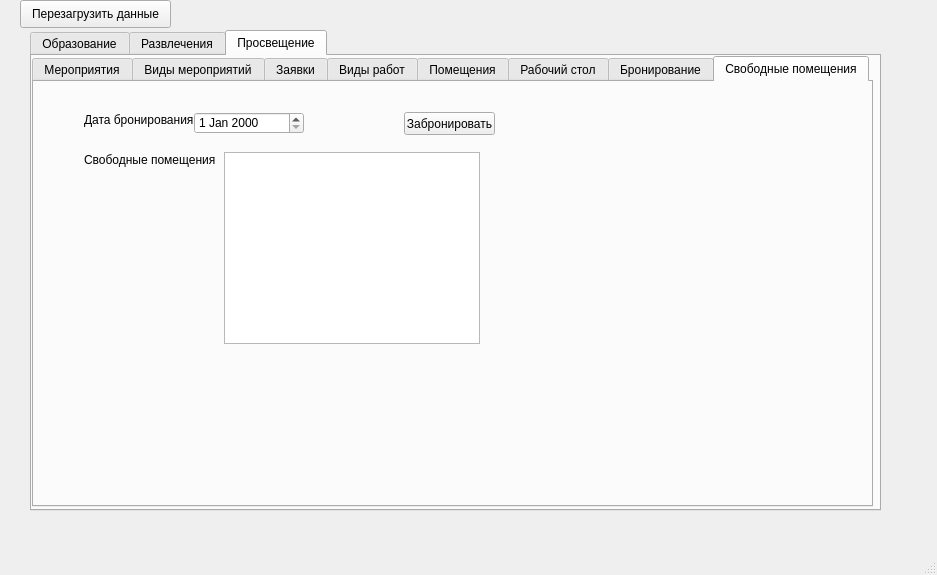
<?xml version="1.0" encoding="UTF-8"?>
<ui version="4.0">
 <class>MainWindow</class>
 <widget class="QMainWindow" name="MainWindow">
  <property name="geometry">
   <rect>
    <x>0</x>
    <y>0</y>
    <width>937</width>
    <height>575</height>
   </rect>
  </property>
  <property name="windowTitle">
   <string>MainWindow</string>
  </property>
  <widget class="QWidget" name="centralwidget">
   <widget class="QWidget" name="verticalLayoutWidget">
    <property name="geometry">
     <rect>
      <x>30</x>
      <y>30</y>
      <width>851</width>
      <height>481</height>
     </rect>
    </property>
    <layout class="QVBoxLayout" name="verticalLayout">
     <item>
      <widget class="QTabWidget" name="tabWidget">
       <property name="tabPosition">
        <enum>QTabWidget::North</enum>
       </property>
       <property name="currentIndex">
        <number>2</number>
       </property>
       <property name="tabBarAutoHide">
        <bool>false</bool>
       </property>
       <widget class="QWidget" name="tab1">
        <attribute name="title">
         <string>Образование</string>
        </attribute>
        <widget class="QTabWidget" name="tabWidget_4">
         <property name="geometry">
          <rect>
           <x>0</x>
           <y>0</y>
           <width>741</width>
           <height>451</height>
          </rect>
         </property>
         <property name="currentIndex">
          <number>0</number>
         </property>
         <widget class="QWidget" name="tab_9">
          <attribute name="title">
           <string>Помещения</string>
          </attribute>
          <widget class="QTableView" name="room_1">
           <property name="geometry">
            <rect>
             <x>0</x>
             <y>0</y>
             <width>681</width>
             <height>192</height>
            </rect>
           </property>
          </widget>
          <widget class="QWidget" name="horizontalLayoutWidget_13">
           <property name="geometry">
            <rect>
             <x>20</x>
             <y>330</y>
             <width>160</width>
             <height>80</height>
            </rect>
           </property>
           <layout class="QHBoxLayout" name="horizontalLayout_13">
            <item>
             <widget class="QPushButton" name="add_btn_1_1">
              <property name="text">
               <string>Добавить</string>
              </property>
             </widget>
            </item>
            <item>
             <widget class="QPushButton" name="del_btn_1_1">
              <property name="text">
               <string>Удалить</string>
              </property>
             </widget>
            </item>
           </layout>
          </widget>
         </widget>
        </widget>
       </widget>
       <widget class="QWidget" name="tab2">
        <attribute name="title">
         <string>Развлечения</string>
        </attribute>
        <widget class="QTabWidget" name="tabWidget_2">
         <property name="geometry">
          <rect>
           <x>0</x>
           <y>0</y>
           <width>841</width>
           <height>451</height>
          </rect>
         </property>
         <property name="currentIndex">
          <number>7</number>
         </property>
         <widget class="QWidget" name="tab2_1">
          <attribute name="title">
           <string>Мероприятия</string>
          </attribute>
          <widget class="QTableView" name="tableView_3">
           <property name="geometry">
            <rect>
             <x>0</x>
             <y>0</y>
             <width>681</width>
             <height>251</height>
            </rect>
           </property>
          </widget>
          <widget class="QWidget" name="horizontalLayoutWidget">
           <property name="geometry">
            <rect>
             <x>20</x>
             <y>300</y>
             <width>295</width>
             <height>80</height>
            </rect>
           </property>
           <layout class="QHBoxLayout" name="horizontalLayout">
            <item>
             <widget class="QPushButton" name="add_btn_2_1">
              <property name="text">
               <string>Добавить</string>
              </property>
              <attribute name="buttonGroup">
               <string notr="true">buttonGroup2_1</string>
              </attribute>
             </widget>
            </item>
            <item>
             <widget class="QPushButton" name="del_btn_2_1">
              <property name="text">
               <string>Удалить</string>
              </property>
              <attribute name="buttonGroup">
               <string notr="true">buttonGroup2_1</string>
              </attribute>
             </widget>
            </item>
            <item>
             <widget class="QPushButton" name="book_btn_2_1">
              <property name="text">
               <string>Забронировать</string>
              </property>
             </widget>
            </item>
           </layout>
          </widget>
         </widget>
         <widget class="QWidget" name="tab2_2">
          <attribute name="title">
           <string>Виды мероприятий</string>
          </attribute>
          <widget class="QTableView" name="tableView">
           <property name="geometry">
            <rect>
             <x>0</x>
             <y>-10</y>
             <width>681</width>
             <height>251</height>
            </rect>
           </property>
          </widget>
          <widget class="QWidget" name="horizontalLayoutWidget_2">
           <property name="geometry">
            <rect>
             <x>30</x>
             <y>300</y>
             <width>295</width>
             <height>80</height>
            </rect>
           </property>
           <layout class="QHBoxLayout" name="horizontalLayout_2">
            <item>
             <widget class="QPushButton" name="add_btn_2_2">
              <property name="text">
               <string>Добавить</string>
              </property>
              <attribute name="buttonGroup">
               <string notr="true">buttonGroup2_2</string>
              </attribute>
             </widget>
            </item>
            <item>
             <widget class="QPushButton" name="del_btn_2_2">
              <property name="text">
               <string>Удалить</string>
              </property>
              <attribute name="buttonGroup">
               <string notr="true">buttonGroup2_2</string>
              </attribute>
             </widget>
            </item>
           </layout>
          </widget>
         </widget>
         <widget class="QWidget" name="tab2_3">
          <property name="sizePolicy">
           <sizepolicy hsizetype="Expanding" vsizetype="Expanding">
            <horstretch>0</horstretch>
            <verstretch>0</verstretch>
           </sizepolicy>
          </property>
          <attribute name="title">
           <string>Заявки</string>
          </attribute>
          <widget class="QTableWidget" name="order_2">
           <property name="geometry">
            <rect>
             <x>0</x>
             <y>0</y>
             <width>681</width>
             <height>251</height>
            </rect>
           </property>
          </widget>
          <widget class="QWidget" name="horizontalLayoutWidget_5">
           <property name="geometry">
            <rect>
             <x>10</x>
             <y>330</y>
             <width>239</width>
             <height>80</height>
            </rect>
           </property>
           <layout class="QHBoxLayout" name="horizontalLayout_3">
            <item>
             <widget class="QPushButton" name="add_btn_2_3">
              <property name="text">
               <string>Добавить</string>
              </property>
             </widget>
            </item>
            <item>
             <widget class="QPushButton" name="del_btn_2_3">
              <property name="text">
               <string>Удалить</string>
              </property>
             </widget>
            </item>
            <item>
             <widget class="QPushButton" name="change_btn_2_3">
              <property name="text">
               <string>Сохранить</string>
              </property>
             </widget>
            </item>
           </layout>
          </widget>
          <widget class="QLabel" name="label">
           <property name="geometry">
            <rect>
             <x>40</x>
             <y>270</y>
             <width>281</width>
             <height>21</height>
            </rect>
           </property>
           <property name="text">
            <string>Статусы: Выполнена(1), К выполнению(2), Создана(3)</string>
           </property>
          </widget>
         </widget>
         <widget class="QWidget" name="tab2_4">
          <attribute name="title">
           <string>Виды работ</string>
          </attribute>
          <widget class="QTableView" name="work_type_2">
           <property name="geometry">
            <rect>
             <x>0</x>
             <y>0</y>
             <width>691</width>
             <height>192</height>
            </rect>
           </property>
          </widget>
          <widget class="QWidget" name="horizontalLayoutWidget_7">
           <property name="geometry">
            <rect>
             <x>20</x>
             <y>330</y>
             <width>160</width>
             <height>80</height>
            </rect>
           </property>
           <layout class="QHBoxLayout" name="horizontalLayout_7">
            <item>
             <widget class="QPushButton" name="add_btn_2_4">
              <property name="text">
               <string>Добавить</string>
              </property>
             </widget>
            </item>
            <item>
             <widget class="QPushButton" name="del_btn_2_4">
              <property name="text">
               <string>Удалить</string>
              </property>
             </widget>
            </item>
           </layout>
          </widget>
         </widget>
         <widget class="QWidget" name="tab2_5">
          <attribute name="title">
           <string>Помещения</string>
          </attribute>
          <widget class="QTableView" name="room_2">
           <property name="geometry">
            <rect>
             <x>0</x>
             <y>0</y>
             <width>681</width>
             <height>192</height>
            </rect>
           </property>
          </widget>
          <widget class="QWidget" name="horizontalLayoutWidget_10">
           <property name="geometry">
            <rect>
             <x>20</x>
             <y>330</y>
             <width>160</width>
             <height>80</height>
            </rect>
           </property>
           <layout class="QHBoxLayout" name="horizontalLayout_10">
            <item>
             <widget class="QPushButton" name="add_btn_2_5">
              <property name="text">
               <string>Добавить</string>
              </property>
             </widget>
            </item>
            <item>
             <widget class="QPushButton" name="del_btn_2_5">
              <property name="text">
               <string>Удалить</string>
              </property>
             </widget>
            </item>
           </layout>
          </widget>
         </widget>
         <widget class="QWidget" name="tab2_6">
          <attribute name="title">
           <string>Рабочий стол</string>
          </attribute>
          <widget class="QTableWidget" name="desktop_2">
           <property name="geometry">
            <rect>
             <x>0</x>
             <y>0</y>
             <width>681</width>
             <height>192</height>
            </rect>
           </property>
          </widget>
          <widget class="QComboBox" name="combo_2_6">
           <property name="geometry">
            <rect>
             <x>20</x>
             <y>290</y>
             <width>181</width>
             <height>22</height>
            </rect>
           </property>
          </widget>
         </widget>
         <widget class="QWidget" name="tab2_7">
          <attribute name="title">
           <string>Бронирование</string>
          </attribute>
          <widget class="QTableWidget" name="book_2_7">
           <property name="geometry">
            <rect>
             <x>0</x>
             <y>0</y>
             <width>701</width>
             <height>201</height>
            </rect>
           </property>
          </widget>
          <widget class="QWidget" name="horizontalLayoutWidget_11">
           <property name="geometry">
            <rect>
             <x>10</x>
             <y>310</y>
             <width>239</width>
             <height>80</height>
            </rect>
           </property>
           <layout class="QHBoxLayout" name="horizontalLayout_11">
            <item>
             <widget class="QPushButton" name="add_btn_2_7">
              <property name="text">
               <string>Добавить</string>
              </property>
             </widget>
            </item>
            <item>
             <widget class="QPushButton" name="change_btn_2_7">
              <property name="text">
               <string>Изменить</string>
              </property>
             </widget>
            </item>
            <item>
             <widget class="QPushButton" name="del_btn_2_7">
              <property name="text">
               <string>Удалить</string>
              </property>
             </widget>
            </item>
           </layout>
          </widget>
         </widget>
         <widget class="QWidget" name="tab2_8">
          <attribute name="title">
           <string>Свободные помещения</string>
          </attribute>
          <widget class="QLabel" name="label_3">
           <property name="geometry">
            <rect>
             <x>40</x>
             <y>30</y>
             <width>111</width>
             <height>16</height>
            </rect>
           </property>
           <property name="text">
            <string>Дата бронирования:</string>
           </property>
          </widget>
          <widget class="QDateEdit" name="date_edit_2">
           <property name="geometry">
            <rect>
             <x>150</x>
             <y>30</y>
             <width>110</width>
             <height>22</height>
            </rect>
           </property>
          </widget>
          <widget class="QLabel" name="label_4">
           <property name="geometry">
            <rect>
             <x>40</x>
             <y>70</y>
             <width>141</width>
             <height>16</height>
            </rect>
           </property>
           <property name="text">
            <string>Свободные помещения:</string>
           </property>
          </widget>
          <widget class="QTableWidget" name="table_2">
           <property name="geometry">
            <rect>
             <x>180</x>
             <y>70</y>
             <width>256</width>
             <height>192</height>
            </rect>
           </property>
          </widget>
          <widget class="QPushButton" name="load_btn_2_8">
           <property name="geometry">
            <rect>
             <x>280</x>
             <y>30</y>
             <width>75</width>
             <height>23</height>
            </rect>
           </property>
           <property name="text">
            <string>Загрузить</string>
           </property>
          </widget>
          <widget class="QPushButton" name="book_btn_2_8">
           <property name="geometry">
            <rect>
             <x>360</x>
             <y>30</y>
             <width>91</width>
             <height>23</height>
            </rect>
           </property>
           <property name="text">
            <string>Забронировать</string>
           </property>
          </widget>
         </widget>
        </widget>
       </widget>
       <widget class="QWidget" name="tab3">
        <attribute name="title">
         <string>Просвещение</string>
        </attribute>
        <widget class="QTabWidget" name="tabWidget_3">
         <property name="geometry">
          <rect>
           <x>0</x>
           <y>0</y>
           <width>841</width>
           <height>451</height>
          </rect>
         </property>
         <property name="currentIndex">
          <number>7</number>
         </property>
         <widget class="QWidget" name="tab3_1">
          <attribute name="title">
           <string>Мероприятия</string>
          </attribute>
          <widget class="QTableView" name="tableView_4">
           <property name="geometry">
            <rect>
             <x>0</x>
             <y>0</y>
             <width>681</width>
             <height>251</height>
            </rect>
           </property>
          </widget>
          <widget class="QWidget" name="horizontalLayoutWidget_3">
           <property name="geometry">
            <rect>
             <x>20</x>
             <y>290</y>
             <width>302</width>
             <height>80</height>
            </rect>
           </property>
           <layout class="QHBoxLayout" name="horizontalLayout_4">
            <item>
             <widget class="QPushButton" name="add_btn_3_1">
              <property name="text">
               <string>Добавить</string>
              </property>
              <attribute name="buttonGroup">
               <string notr="true">buttonGroup3_1</string>
              </attribute>
             </widget>
            </item>
            <item>
             <widget class="QPushButton" name="del_btn_3_1">
              <property name="text">
               <string>Удалить</string>
              </property>
              <attribute name="buttonGroup">
               <string notr="true">buttonGroup3_1</string>
              </attribute>
             </widget>
            </item>
            <item>
             <widget class="QPushButton" name="book_btn_3_1">
              <property name="text">
               <string>Забронировать</string>
              </property>
             </widget>
            </item>
           </layout>
          </widget>
         </widget>
         <widget class="QWidget" name="tab3_2">
          <attribute name="title">
           <string>Виды мероприятий</string>
          </attribute>
          <widget class="QTableView" name="tableView_2">
           <property name="geometry">
            <rect>
             <x>0</x>
             <y>0</y>
             <width>681</width>
             <height>251</height>
            </rect>
           </property>
          </widget>
          <widget class="QWidget" name="horizontalLayoutWidget_4">
           <property name="geometry">
            <rect>
             <x>20</x>
             <y>290</y>
             <width>295</width>
             <height>80</height>
            </rect>
           </property>
           <layout class="QHBoxLayout" name="horizontalLayout_5">
            <item>
             <widget class="QPushButton" name="add_btn_3_2">
              <property name="text">
               <string>Добавить</string>
              </property>
              <attribute name="buttonGroup">
               <string notr="true">buttonGroup3_2</string>
              </attribute>
             </widget>
            </item>
            <item>
             <widget class="QPushButton" name="del_btn_3_2">
              <property name="text">
               <string>Удалить</string>
              </property>
              <attribute name="buttonGroup">
               <string notr="true">buttonGroup3_2</string>
              </attribute>
             </widget>
            </item>
           </layout>
          </widget>
         </widget>
         <widget class="QWidget" name="tab3_3">
          <property name="tabletTracking">
           <bool>false</bool>
          </property>
          <attribute name="title">
           <string>Заявки</string>
          </attribute>
          <widget class="QTableWidget" name="order_3">
           <property name="geometry">
            <rect>
             <x>0</x>
             <y>0</y>
             <width>681</width>
             <height>251</height>
            </rect>
           </property>
          </widget>
          <widget class="QWidget" name="horizontalLayoutWidget_6">
           <property name="geometry">
            <rect>
             <x>10</x>
             <y>330</y>
             <width>239</width>
             <height>80</height>
            </rect>
           </property>
           <layout class="QHBoxLayout" name="horizontalLayout_6">
            <item>
             <widget class="QPushButton" name="add_btn_3_3">
              <property name="text">
               <string>Добавить</string>
              </property>
             </widget>
            </item>
            <item>
             <widget class="QPushButton" name="del_btn_3_3">
              <property name="text">
               <string>Удалить</string>
              </property>
             </widget>
            </item>
            <item>
             <widget class="QPushButton" name="change_btn_3_3">
              <property name="text">
               <string>Сохранить</string>
              </property>
             </widget>
            </item>
           </layout>
          </widget>
          <widget class="QLabel" name="label_2">
           <property name="geometry">
            <rect>
             <x>20</x>
             <y>280</y>
             <width>281</width>
             <height>21</height>
            </rect>
           </property>
           <property name="text">
            <string>Статусы: Выполнена(1), К выполнению(2), Создана(3)</string>
           </property>
          </widget>
         </widget>
         <widget class="QWidget" name="tab3_4">
          <attribute name="title">
           <string>Виды работ</string>
          </attribute>
          <widget class="QTableView" name="work_type_3">
           <property name="geometry">
            <rect>
             <x>0</x>
             <y>0</y>
             <width>681</width>
             <height>192</height>
            </rect>
           </property>
          </widget>
          <widget class="QWidget" name="horizontalLayoutWidget_8">
           <property name="geometry">
            <rect>
             <x>10</x>
             <y>330</y>
             <width>160</width>
             <height>80</height>
            </rect>
           </property>
           <layout class="QHBoxLayout" name="horizontalLayout_8">
            <item>
             <widget class="QPushButton" name="add_btn_3_4">
              <property name="text">
               <string>Добавить</string>
              </property>
             </widget>
            </item>
            <item>
             <widget class="QPushButton" name="del_btn_3_4">
              <property name="text">
               <string>Удалить</string>
              </property>
             </widget>
            </item>
           </layout>
          </widget>
         </widget>
         <widget class="QWidget" name="tab3_5">
          <attribute name="title">
           <string>Помещения</string>
          </attribute>
          <widget class="QTableView" name="room_3">
           <property name="geometry">
            <rect>
             <x>0</x>
             <y>-20</y>
             <width>681</width>
             <height>192</height>
            </rect>
           </property>
          </widget>
          <widget class="QWidget" name="horizontalLayoutWidget_9">
           <property name="geometry">
            <rect>
             <x>20</x>
             <y>330</y>
             <width>160</width>
             <height>80</height>
            </rect>
           </property>
           <layout class="QHBoxLayout" name="horizontalLayout_9">
            <item>
             <widget class="QPushButton" name="add_btn_3_5">
              <property name="text">
               <string>Добавить</string>
              </property>
             </widget>
            </item>
            <item>
             <widget class="QPushButton" name="del_btn_3_5">
              <property name="text">
               <string>Удалить</string>
              </property>
             </widget>
            </item>
           </layout>
          </widget>
         </widget>
         <widget class="QWidget" name="tab3_6">
          <attribute name="title">
           <string>Рабочий стол</string>
          </attribute>
          <widget class="QTableWidget" name="desktop_3">
           <property name="geometry">
            <rect>
             <x>0</x>
             <y>0</y>
             <width>681</width>
             <height>192</height>
            </rect>
           </property>
          </widget>
          <widget class="QComboBox" name="combo_3_6">
           <property name="geometry">
            <rect>
             <x>30</x>
             <y>300</y>
             <width>171</width>
             <height>22</height>
            </rect>
           </property>
          </widget>
         </widget>
         <widget class="QWidget" name="tab3_7">
          <attribute name="title">
           <string>Бронирование</string>
          </attribute>
          <widget class="QTableWidget" name="book_3_7">
           <property name="geometry">
            <rect>
             <x>0</x>
             <y>0</y>
             <width>701</width>
             <height>201</height>
            </rect>
           </property>
          </widget>
          <widget class="QWidget" name="horizontalLayoutWidget_12">
           <property name="geometry">
            <rect>
             <x>20</x>
             <y>310</y>
             <width>239</width>
             <height>80</height>
            </rect>
           </property>
           <layout class="QHBoxLayout" name="horizontalLayout_12">
            <item>
             <widget class="QPushButton" name="add_btn_3_7">
              <property name="text">
               <string>Добавить</string>
              </property>
             </widget>
            </item>
            <item>
             <widget class="QPushButton" name="change_btn_3_7">
              <property name="text">
               <string>Изменить</string>
              </property>
             </widget>
            </item>
            <item>
             <widget class="QPushButton" name="del_btn_3_7">
              <property name="text">
               <string>Удалить</string>
              </property>
             </widget>
            </item>
           </layout>
          </widget>
         </widget>
         <widget class="QWidget" name="tab3_8">
          <attribute name="title">
           <string>Свободные помещения</string>
          </attribute>
          <widget class="QLabel" name="label_5">
           <property name="geometry">
            <rect>
             <x>50</x>
             <y>70</y>
             <width>131</width>
             <height>16</height>
            </rect>
           </property>
           <property name="text">
            <string>Свободные помещения:</string>
           </property>
          </widget>
          <widget class="QLabel" name="label_6">
           <property name="geometry">
            <rect>
             <x>50</x>
             <y>30</y>
             <width>111</width>
             <height>16</height>
            </rect>
           </property>
           <property name="text">
            <string>Дата бронирования:</string>
           </property>
          </widget>
          <widget class="QDateEdit" name="date_edit_3">
           <property name="geometry">
            <rect>
             <x>160</x>
             <y>30</y>
             <width>110</width>
             <height>22</height>
            </rect>
           </property>
          </widget>
          <widget class="QTableWidget" name="table_3">
           <property name="geometry">
            <rect>
             <x>190</x>
             <y>70</y>
             <width>256</width>
             <height>192</height>
            </rect>
           </property>
          </widget>
          <widget class="QPushButton" name="book_btn_3_8">
           <property name="geometry">
            <rect>
             <x>370</x>
             <y>30</y>
             <width>91</width>
             <height>23</height>
            </rect>
           </property>
           <property name="text">
            <string>Забронировать</string>
           </property>
          </widget>
         </widget>
        </widget>
       </widget>
      </widget>
     </item>
    </layout>
   </widget>
   <widget class="QPushButton" name="reload_btn">
    <property name="geometry">
     <rect>
      <x>20</x>
      <y>0</y>
      <width>151</width>
      <height>28</height>
     </rect>
    </property>
    <property name="text">
     <string>Перезагрузить данные</string>
    </property>
   </widget>
  </widget>
  <widget class="QMenuBar" name="menubar">
   <property name="geometry">
    <rect>
     <x>0</x>
     <y>0</y>
     <width>937</width>
     <height>21</height>
    </rect>
   </property>
  </widget>
  <widget class="QStatusBar" name="statusbar"/>
 </widget>
 <resources/>
 <connections/>
 <buttongroups>
  <buttongroup name="buttonGroup2_1"/>
  <buttongroup name="buttonGroup3_1"/>
  <buttongroup name="buttonGroup3_2"/>
  <buttongroup name="buttonGroup2_2"/>
 </buttongroups>
</ui>
